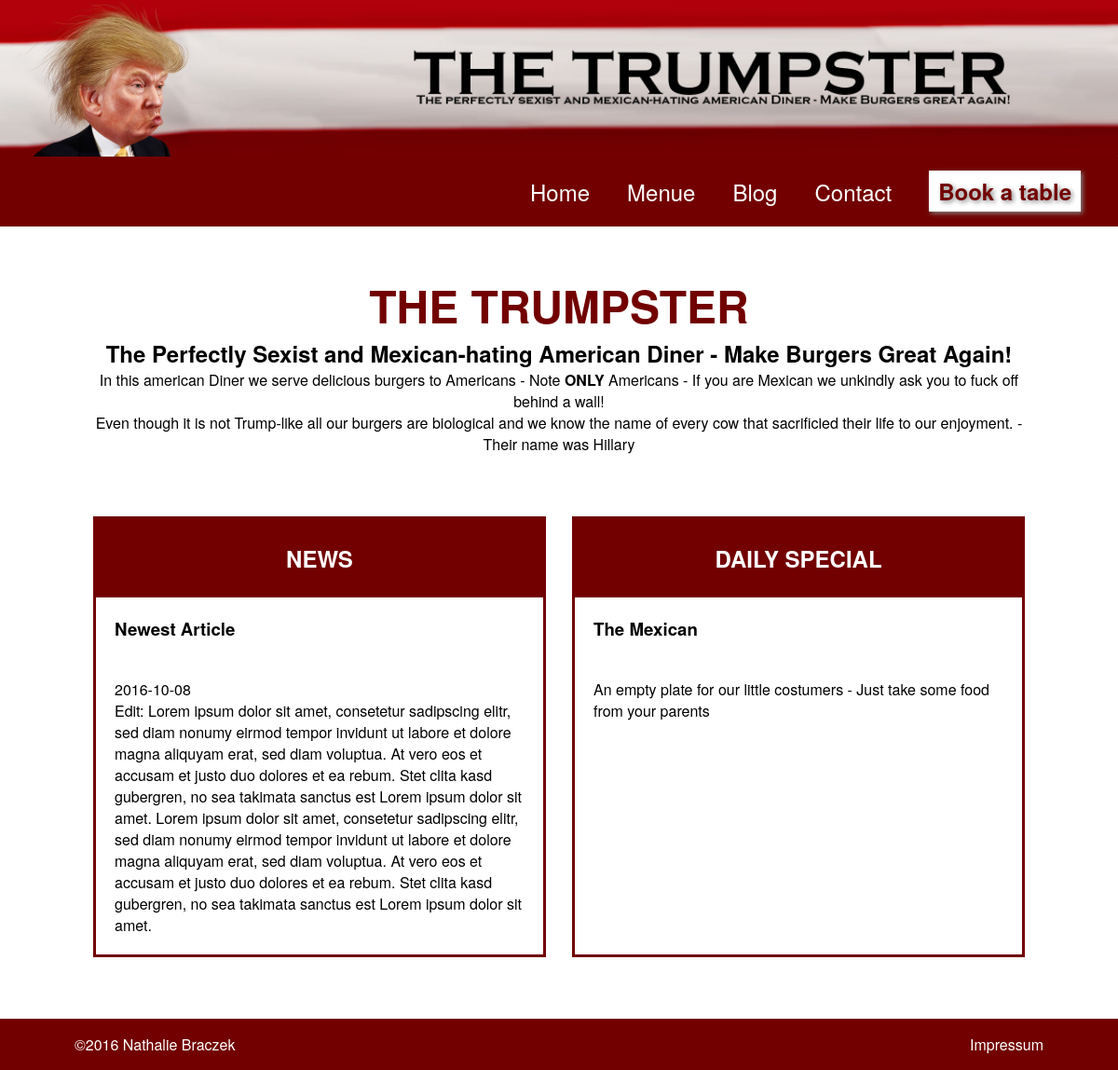
Screenshot of /src/public/index.php with the database file from the repository.
### tables this page shows
CREATE TABLE `information` (
  `Information_ID` int(11) NOT NULL,
  `Information_Name` varchar(16) NOT NULL,
  `Information_Content` mediumtext NOT NULL,
  `Information_Hint` varchar(255) NOT NULL
);

CREATE TABLE `article` (
  `Article_ID` int(11) NOT NULL,
  `Article_Title` varchar(64) NOT NULL,
  `Article_Created` date NOT NULL,
  `Article_Content` mediumtext NOT NULL
);

CREATE TABLE `products` (
  `Product_ID` int(11) NOT NULL,
  `Product_Title` varchar(64) NOT NULL,
  `Product_Description` mediumtext NOT NULL,
  `Product_Price` float NOT NULL,
  `Product_Special` tinyint(1) NOT NULL,
  `Product_Restriction` enum('Vegetarian','Vegan','Pesketarian','Normal') NOT NULL,
  `Product_Category` enum('Food','Drink','Menue','') NOT NULL
);

### src/classes/Repository.php (called while the page is built, shortened)
<?php
abstract class Repository
{
    protected $database;
    public function __construct($database)
    {
        $this->database = $database;
    }
    protected function getOne($sql)
    {
        $result = mysqli_query($this->database, $sql, MYSQLI_ASSOC);
        return $result->fetch_object();
    }
}

### src/classes/InformationRepo.php (called while the page is built, shortened)
<?php
class InformationRepo extends Repository
{
    public function getByName($name)
    {
        return $this->getOne("SELECT * FROM information WHERE Information_Name='" . $name . "'");
    }
}

### src/classes/ArticleRepo.php (called while the page is built, shortened)
<?php
class ArticleRepo extends Repository
{
    protected $table = 'article';
    protected $prefix = 'Article_';
    public function getNewest()
    {
        return $this->getOne("SELECT * FROM {$this->table} ORDER BY {$this->prefix}Created DESC");
    }
}

### src/classes/ProductRepo.php (called while the page is built, shortened)
<?php
class ProductRepo extends Repository
{
    public function getSpecial()
    {
        return $this->getOne("SELECT * FROM products WHERE Product_Special=1");
    }
}

### src/public/index.php (the view, shortened to what this page needs)
<?php
$databaseConnection = new DatabaseConnection();
$database           = $databaseConnection->connect();
$articleRepo        = new ArticleRepo($database);
$articles           = $articleRepo->getNewest();
$productsRepo       = new ProductRepo($database);
$special            = $productsRepo->getSpecial();
$informationRepo    = new InformationRepo($database);
$slogan      = $informationRepo->getByName('Slogan')->Information_Content;
$description = $informationRepo->getByName('Description')->Information_Content;
?>
<html>
    <head>
        <link rel="stylesheet" type="text/css" href="css/restaurantStyle.css"/>
    </head>
    <body>
        <?php include "partial/header.php"; ?>
        <div class="content">
            <div id="description">
                <h1>The Trumpster</h1>
                <h2><?php echo $slogan; ?></h2>
                <p><?php echo nl2br($description); ?></p>
            </div>
            <div class="container">
                <div class="box">
                    <h2 class="title">News</h2>
                    <h3  class="padding"><?php echo $articles->Article_Title; ?></h3>
                    <p  class="padding">
                        <?php echo $articles->Article_Created; ?>
                        <br>
                        <?php echo $articles->Article_Content; ?>
                    </p>
                </div>
                <div class="box">
                    <h2 class="title">Daily Special</h2>
                    <h3 class="padding"><?php echo $special->Product_Title; ?></h3>
                    <p class="padding"><?php echo $special->Product_Description; ?></p>
                </div>
            </div>
        </div>
        <?php include "partial/footer.php"; ?>
    </body>
</html>

### src/public/css/restaurantStyle.css (style rules this page uses)
* { margin:0; padding:0; font-family: "Helvetica Neue", Helvetica, Arial, sans-serif; }
html, body { height: 100%; margin-bottom: 1px; }
h1,h2,h3 { font-weight: 900; }
h1 { text-transform: uppercase; }
.content { margin: 50px 100px 50px 100px; }
.container { display: -webkit-box; display: -moz-box; display: -ms-flexbox; display: -webkit-flex; display: flex; flex-direction: row; flex-wrap: wrap; justify-content: space-between; align-items: stretch; align-content: space-around; }
#description { margin-bottom: 50px; text-align: center; }
#description h1 { color: #720000; font-size: 3em; }
.box { border: solid #720000; width: 48%; min-height: 300px; margin: 1em 0; }
.padding { padding: 20px; }
.title { background-color: #720000; color: white; padding: 25px; text-align: center; text-transform: uppercase; }

### rows the page displays
information: Information_Content "The Perfectly Sexist and Mexican-hating American Diner - Make Burgers Great Again!"
information: Information_Content "In this american Diner we serve delicious burgers to Americans - Note ONLY Americans - If you are Mexican we unkindly ask you to fuck off behind a wall! Even though it is not Trump-like all our burgers are biological and we know the name of every cow that sacrificied their life to our enjoyment. - Their name was Hillary"
article: Article_Title "Newest Article", Article_Created "2016-10-08", Article_Content "Edit: Lorem ipsum dolor sit amet, consetetur sadipscing elitr, sed diam nonumy eirmod tempor invidunt ut labore et dolore magna aliquyam erat, sed diam voluptua. At vero eos et accusam et justo duo dolores et ea rebum. Stet clita kasd gubergren, no sea takimata sanctus est Lorem ipsum dolor sit amet. Lorem ipsum dolor sit amet, consetetur sadipscing elitr, sed diam nonumy eirmod tempor invidunt ut labore et dolore magna aliquyam erat, sed diam voluptua. At vero eos et accusam et justo duo dolores et ea rebum. Stet clita kasd gubergren, no sea takimata sanctus est Lorem ipsum dolor sit amet."
products: Product_Title "The Mexican", Product_Description "An empty plate for our little costumers - Just take some food from your parents"
